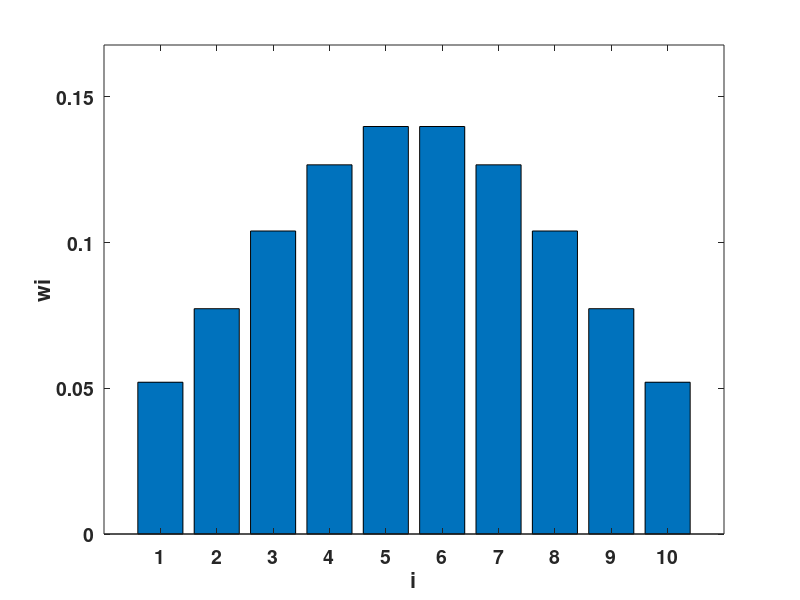

Source code (MATLAB):
% simple matlab file that can be used to produces the
% sensor weight distribution figure for the Webots Reference Guide
% May 6, 2005, yvan.bourquin@epfl.ch

a=pi/2;  % aperture
g=0.5;   % gaussianWidth
n=10;    % number of rays

t=[-a/2:a/(n-1):a/2];
v=exp(-(t/(a*g)).^2);
w=v/sum(v);

bar(w);
axis([0 n+1 0 max(w)*1.2]);

set(gca,'FontSize',14);
set(gca,'FontWeight','bold');

xlabel('i');
ylabel('wi');
